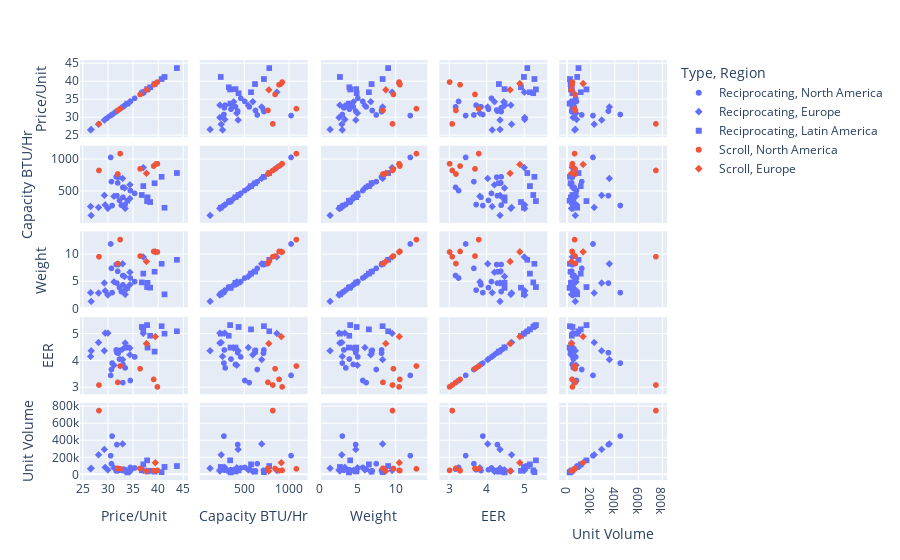

The notebook cell saved with this chart:
### Markdown cell above
### Scatter matrix

### Code cell
fig = px.scatter_matrix(dfwhirlpool, dimensions=["Price/Unit", "Capacity BTU/Hr", "Weight", "EER", "Unit Volume"], color="Type", symbol="Region")
fig.show()

### Figure 1 — Plotly figure (JSON) as saved in the notebook; plotly's stock layout.template omitted (floating-point values rounded to 4 significant figures)
{"data": [{"dimensions": [{"axis": {"matches": true}, "label": "Price/Unit", "values": [34.49, 32.08, 31.81, 31.97, 33.45, 30.56, 30.85, 32.71, 32.33, 33.02, 31.66, 35.36, 30.72, 32.98]}, {"axis": {"matches": true}, "label": "Capacity BTU/Hr", "values": [510, 720, 430, 630, 290, 1030, 275, 280, 355, 405, 725, 465, 650, 560]}, {"axis": {"matches": true}, "label": "Weight", "values": [5.68, 8.16, 4.74, 6.93, 3.44, 11.96, 2.98, 3.18, 3.91, 4.42, 8.17, 5.02, 7.46, 6.13]}, {"axis": {"matches": true}, "label": "EER", "values": [3.26, 4.28, 4.3, 4.39, 3.73, 3.45, 3.91, 4.4, 4.06, 3.86, 4.4, 4.14, 3.67, 3.18]}, {"axis": {"matches": true}, "label": "Unit Volume", "values": [81000, 47000, 350000, 41000, 55000, 220000, 450000, 49000, 55000, 45000, 41000, 75000, 125000, 62000]}], "hovertemplate": "Type=Reciprocating<br>Region=North America<br>%{xaxis.title.text}=%{x}<br>%{yaxis.title.text}=%{y}<extra></extra>", "legendgroup": "Reciprocating, North America", "marker": {"color": "#636efa", "symbol": "circle"}, "name": "Reciprocating, North America", "showlegend": true, "type": "splom"}, {"dimensions": [{"axis": {"matches": true}, "label": "Price/Unit", "values": [29.47, 26.56, 31.22, 34.41, 29.3, 30.01, 26.68, 37.07, 32.95, 33.34, 34.39, 28.14, 33.46]}, {"axis": {"matches": true}, "label": "Capacity BTU/Hr", "values": [285, 260, 420, 600, 435, 230, 120, 870, 700, 550, 385, 245, 230]}, {"axis": {"matches": true}, "label": "Weight", "values": [3.31, 2.97, 4.97, 6.74, 4.76, 2.54, 1.36, 9.56, 8.3, 5.96, 4.44, 2.91, 2.65]}, {"axis": {"matches": true}, "label": "EER", "values": [5.03, 4.16, 3.83, 4.22, 4.37, 5.03, 4.37, 5.02, 4.04, 4.49, 4.47, 4.68, 4.66]}, {"axis": {"matches": true}, "label": "Unit Volume", "values": [82000, 66000, 77000, 34000, 293000, 52000, 71000, 46000, 358000, 52000, 47000, 230000, 39000]}], "hovertemplate": "Type=Reciprocating<br>Region=Europe<br>%{xaxis.title.text}=%{x}<br>%{yaxis.title.text}=%{y}<extra></extra>", "legendgroup": "Reciprocating, Europe", "marker": {"color": "#636efa", "symbol": "diamond"}, "name": "Reciprocating, Europe", "showlegend": true, "type": "splom"}, {"dimensions": [{"axis": {"matches": true}, "label": "Price/Unit", "values": [41.31, 37.83, 33.88, 36.77, 37.07, 39.33, 40.73, 43.78, 38.44, 37.92]}, {"axis": {"matches": true}, "label": "Capacity BTU/Hr", "values": [240, 345, 350, 440, 580, 625, 725, 785, 330, 405]}, {"axis": {"matches": true}, "label": "Weight", "values": [2.66, 4.01, 3.85, 4.87, 6.49, 6.84, 8.3, 9.03, 3.9, 4.8]}, {"axis": {"matches": true}, "label": "EER", "values": [5.01, 5.33, 4.49, 5.26, 5.17, 4.34, 5.29, 5.1, 4.93, 4.49]}, {"axis": {"matches": true}, "label": "Unit Volume", "values": [87000, 165000, 23000, 47000, 117000, 31000, 26000, 98000, 42000, 34000]}], "hovertemplate": "Type=Reciprocating<br>Region=Latin America<br>%{xaxis.title.text}=%{x}<br>%{yaxis.title.text}=%{y}<extra></extra>", "legendgroup": "Reciprocating, Latin America", "marker": {"color": "#636efa", "symbol": "square"}, "name": "Reciprocating, Latin America", "showlegend": true, "type": "splom"}, {"dimensions": [{"axis": {"matches": true}, "label": "Price/Unit", "values": [28.23, 39.15, 32.46, 39.89, 36.44, 31.98]}, {"axis": {"matches": true}, "label": "Capacity BTU/Hr", "values": [825, 895, 1090, 930, 850, 770]}, {"axis": {"matches": true}, "label": "Weight", "values": [9.61, 10.58, 12.77, 10.48, 9.73, 8.35]}, {"axis": {"matches": true}, "label": "EER", "values": [3.09, 3.3, 3.8, 3.02, 3.7, 3.19]}, {"axis": {"matches": true}, "label": "Unit Volume", "values": [750000, 44000, 65000, 47000, 69000, 72000]}], "hovertemplate": "Type=Scroll<br>Region=North America<br>%{xaxis.title.text}=%{x}<br>%{yaxis.title.text}=%{y}<extra></extra>", "legendgroup": "Scroll, North America", "marker": {"color": "#EF553B", "symbol": "circle"}, "name": "Scroll, North America", "showlegend": true, "type": "splom"}, {"dimensions": [{"axis": {"matches": true}, "label": "Price/Unit", "values": [39.48, 37.71]}, {"axis": {"matches": true}, "label": "Capacity BTU/Hr", "values": [920, 780]}, {"axis": {"matches": true}, "label": "Weight", "values": [10.51, 8.72]}, {"axis": {"matches": true}, "label": "EER", "values": [4.9, 4.64]}, {"axis": {"matches": true}, "label": "Unit Volume", "values": [137000, 39000]}], "hovertemplate": "Type=Scroll<br>Region=Europe<br>%{xaxis.title.text}=%{x}<br>%{yaxis.title.text}=%{y}<extra></extra>", "legendgroup": "Scroll, Europe", "marker": {"color": "#EF553B", "symbol": "diamond"}, "name": "Scroll, Europe", "showlegend": true, "type": "splom"}], "layout": {"dragmode": "select", "legend": {"title": {"text": "Type, Region"}, "tracegroupgap": 0}, "margin": {"t": 60}}}
